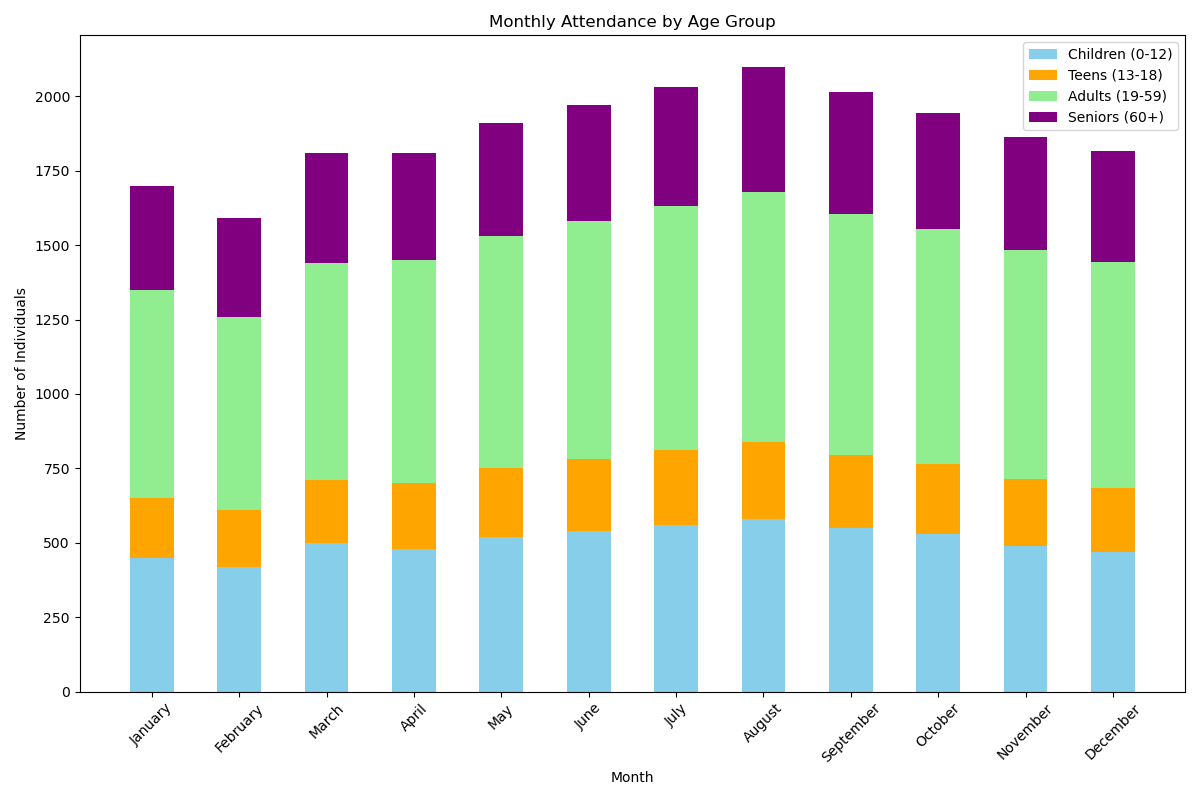

Recreate this plot in Python.

import matplotlib.pyplot as plt

# Provided data
data = [
    {'Month': 'January', 'Children (0-12)': 450, 'Teens (13-18)': 200, 'Adults (19-59)': 700, 'Seniors (60+)': 350},
    {'Month': 'February', 'Children (0-12)': 420, 'Teens (13-18)': 190, 'Adults (19-59)': 650, 'Seniors (60+)': 330},
    {'Month': 'March', 'Children (0-12)': 500, 'Teens (13-18)': 210, 'Adults (19-59)': 730, 'Seniors (60+)': 370},
    {'Month': 'April', 'Children (0-12)': 480, 'Teens (13-18)': 220, 'Adults (19-59)': 750, 'Seniors (60+)': 360},
    {'Month': 'May', 'Children (0-12)': 520, 'Teens (13-18)': 230, 'Adults (19-59)': 780, 'Seniors (60+)': 380},
    {'Month': 'June', 'Children (0-12)': 540, 'Teens (13-18)': 240, 'Adults (19-59)': 800, 'Seniors (60+)': 390},
    {'Month': 'July', 'Children (0-12)': 560, 'Teens (13-18)': 250, 'Adults (19-59)': 820, 'Seniors (60+)': 400},
    {'Month': 'August', 'Children (0-12)': 580, 'Teens (13-18)': 260, 'Adults (19-59)': 840, 'Seniors (60+)': 420},
    {'Month': 'September', 'Children (0-12)': 550, 'Teens (13-18)': 245, 'Adults (19-59)': 810, 'Seniors (60+)': 410},
    {'Month': 'October', 'Children (0-12)': 530, 'Teens (13-18)': 235, 'Adults (19-59)': 790, 'Seniors (60+)': 390},
    {'Month': 'November', 'Children (0-12)': 490, 'Teens (13-18)': 225, 'Adults (19-59)': 770, 'Seniors (60+)': 380},
    {'Month': 'December', 'Children (0-12)': 470, 'Teens (13-18)': 215, 'Adults (19-59)': 760, 'Seniors (60+)': 370}
]

# Parsing data
months = [item['Month'] for item in data]
children_counts = [item['Children (0-12)'] for item in data]
teens_counts = [item['Teens (13-18)'] for item in data]
adults_counts = [item['Adults (19-59)'] for item in data]
seniors_counts = [item['Seniors (60+)'] for item in data]

# Setting up the bar widths
bar_width = 0.5

# Setting up the figure and axis
fig, ax = plt.subplots(figsize=(12, 8))

# Stacking bars
bar1 = ax.bar(months, children_counts, bar_width, label='Children (0-12)', color='skyblue')
bar2 = ax.bar(months, teens_counts, bar_width, bottom=children_counts, label='Teens (13-18)', color='orange')
bar3 = ax.bar(months, adults_counts, bar_width, bottom=[i+j for i, j in zip(children_counts, teens_counts)], label='Adults (19-59)', color='lightgreen')
bar4 = ax.bar(months, seniors_counts, bar_width, bottom=[i+j+k for i, j, k in zip(children_counts, teens_counts, adults_counts)], label='Seniors (60+)', color='purple')

# Adding labels and title
plt.xlabel('Month')
plt.ylabel('Number of Individuals')
plt.title('Monthly Attendance by Age Group')

# Rotate x-axis labels for better readability
plt.xticks(rotation=45)

# Adding legend
plt.legend()

# Displaying the plot
plt.tight_layout()
plt.show()
